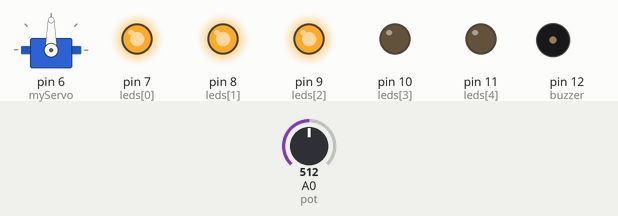
Simulated run of this sketch. Board: Arduino Uno, built with avr-gcc and run on an emulated ATmega328P. On the bench: servo, output pins drawn as LEDs (lit = HIGH), buzzer (waves = sounding). The inputs (shaded band) are chosen by the test bench; at power-on: A0 (pot) = 512.

Above: at 1.2 s.
1.3 s: A0 (pot) set to 716
At 2.2 s:
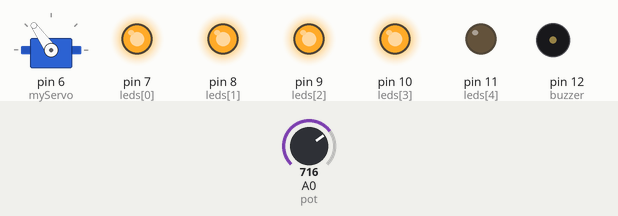
2.8 s: A0 (pot) set to 900
At 3.4 s:
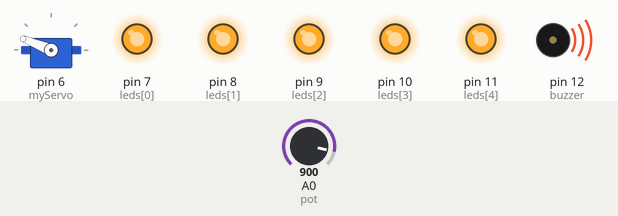
4.3 s: A0 (pot) set to 1023
At 5.5 s:
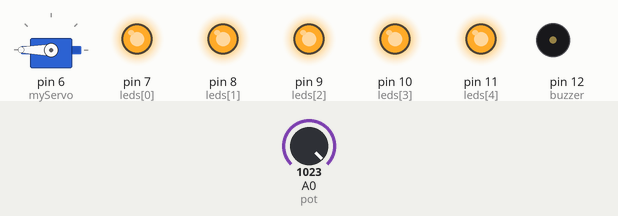
5.8 s: A0 (pot) set to 511
At 6.9 s:
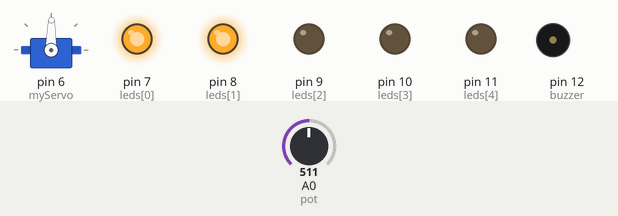
7.3 s: A0 (pot) set to 306
At 8.0 s:
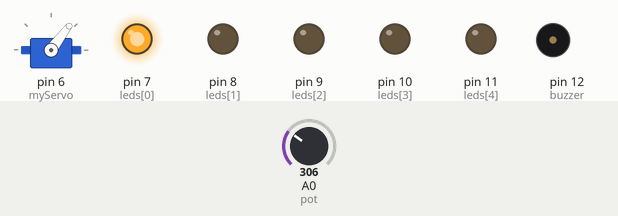
Timing chart, 0 to 9.8 s (numbered marks = the images above; inputs shaded):
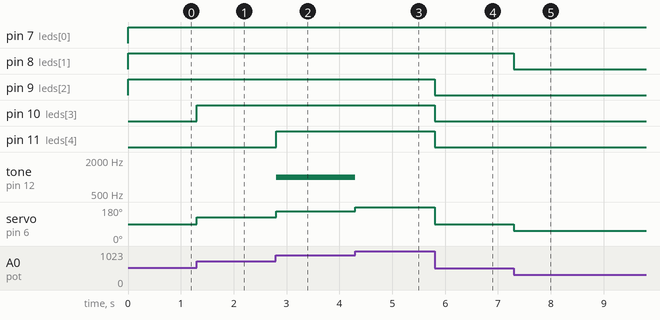

Measured:
- after the input at 1.3 s, pin 10 (leds[3]): LOW → HIGH at once; servo on pin 6 (myServo): 90° → 125° at once
- after the input at 2.8 s, pin 11 (leds[4]): LOW → HIGH at once; tone on pin 12 (buzzer): silent → 1000 Hz at once; servo on pin 6 (myServo): 125° → 158° at once
- after the input at 4.3 s, tone on pin 12 (buzzer): 1000 Hz → silent at once; servo on pin 6 (myServo): 158° → 180° at once
- after the input at 5.8 s, pin 9 (leds[2]), pin 10 (leds[3]), pin 11 (leds[4]): HIGH → LOW at once; servo on pin 6 (myServo): 180° → 89° at once
- after the input at 7.3 s, pin 8 (leds[1]): HIGH → LOW at once; servo on pin 6 (myServo): 89° → 53° at once

The sketch:

potentiometer_based_level_indicator.ino
```cpp
#include <Servo.h>
int pot = A0;
int leds[] = {7, 8, 9, 10, 11};
int buzzer = 12;
Servo myServo;

void setup() {
  for(int i = 0; i < 5; i++) {
    pinMode(leds[i], OUTPUT);
  }

  pinMode(buzzer, OUTPUT);

  myServo.attach(6);
}

void loop() {
  int value = analogRead(pot);

  int level = map(value, 0, 1023, 0, 6);

  for(int i = 0; i < 5; i++) {
    if(i < level)
      digitalWrite(leds[i], HIGH);
    else
      digitalWrite(leds[i], LOW);
  }

  if(level == 5) {
    tone(buzzer, 1000);
  } else {
    noTone(buzzer);
  }

  int angle = map(value, 0, 1023, 0, 180);
  myServo.write(angle);
}
```
